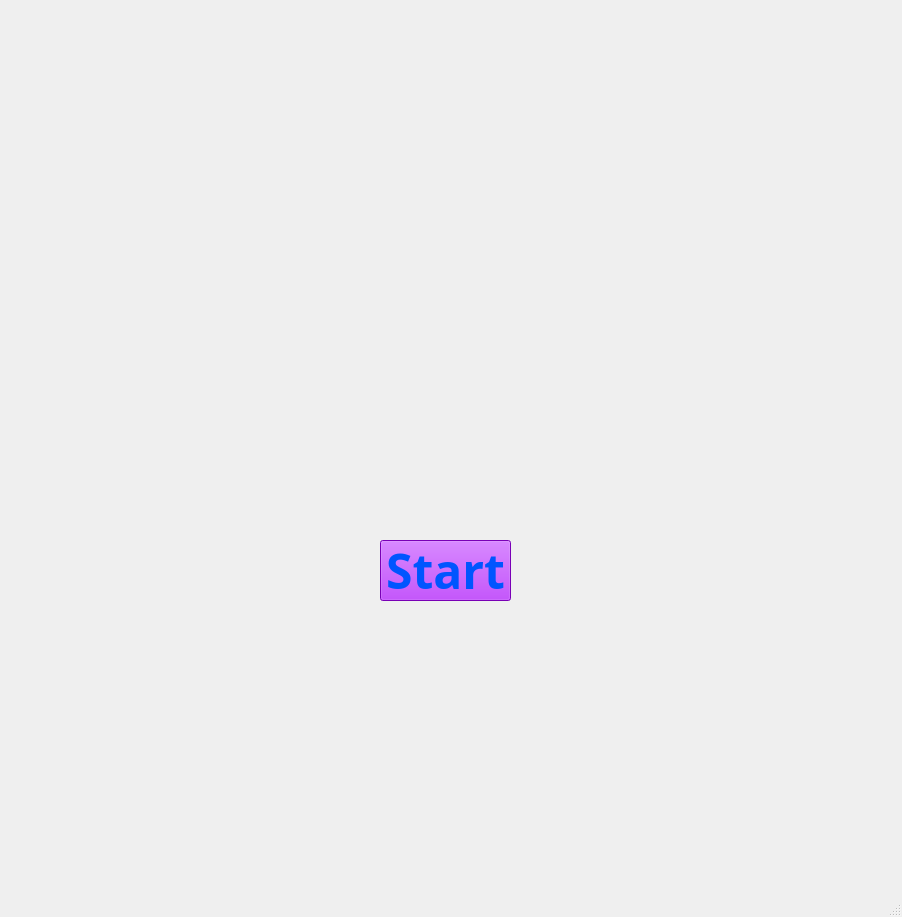
<?xml version="1.0" encoding="UTF-8"?>
<ui version="4.0">
 <class>Start</class>
 <widget class="QMainWindow" name="Start">
  <property name="geometry">
   <rect>
    <x>0</x>
    <y>0</y>
    <width>902</width>
    <height>917</height>
   </rect>
  </property>
  <property name="windowTitle">
   <string>MainWindow</string>
  </property>
  <property name="styleSheet">
   <string notr="true">border-image: url(:/flappybird/flapjpg.jpg);</string>
  </property>
  <widget class="QWidget" name="centralwidget">
   <widget class="QPushButton" name="start">
    <property name="geometry">
     <rect>
      <x>380</x>
      <y>540</y>
      <width>131</width>
      <height>61</height>
     </rect>
    </property>
    <property name="font">
     <font>
      <family>Agency FB</family>
      <pointsize>36</pointsize>
      <weight>75</weight>
      <bold>true</bold>
     </font>
    </property>
    <property name="styleSheet">
     <string notr="true">background-color: rgb(170, 0, 255);
border-image: url();
color: rgb(0, 85, 255);</string>
    </property>
    <property name="text">
     <string>Start</string>
    </property>
   </widget>
  </widget>
  <widget class="QMenuBar" name="menubar">
   <property name="geometry">
    <rect>
     <x>0</x>
     <y>0</y>
     <width>902</width>
     <height>26</height>
    </rect>
   </property>
  </widget>
  <widget class="QStatusBar" name="statusbar"/>
 </widget>
 <resources/>
 <connections/>
</ui>
